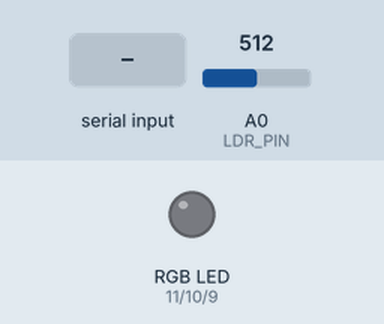
Simulated run of this sketch. Board: Arduino Uno, built with avr-gcc and run on an emulated ATmega328P. On the bench: an RGB LED mixed from three pins (HIGH = lit). Inputs (shaded band) come from the test bench; at power-on: A0 (LDR_PIN) = 512. Dim RGB values are drawn brighter than linear; what the sketch prints to the serial monitor is not drawn.

Above: at 2.1 s.
2.2 s: "R90\n" received over Serial
At 2.7 s:
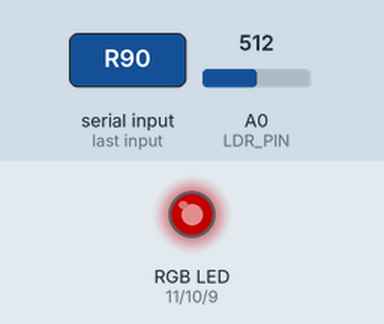
3.7 s: "R,45\n" received over Serial
At 5.1 s:
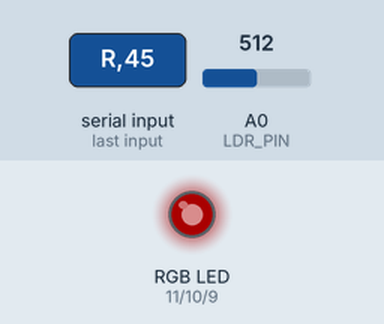
Timing chart, 0 to 6.7 s (numbered marks = the images above; inputs shaded):
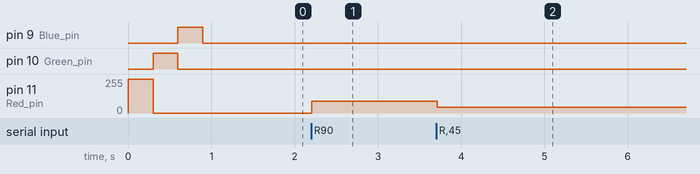

The sketch:

send_and_Receive.ino
```cpp
//defining Pins for LED
int Red_pin =11;
int Green_pin=10;
int Blue_pin=9;
//LDR Pin
int LDR_PIN= A0;

//variables
int RED_Value;
int GREEN_Value;
int BLUE_Value;
//LDR variables
int LDR_Value ;
//creating a function in order to controll the color of LED

void ControlColor(int Red, int Green, int Blue){
  analogWrite(Red_pin, Red);
  analogWrite(Green_pin, Green);
  analogWrite(Blue_pin, Blue);

}

void setup(){
  Serial.begin(9600);
  pinMode(Red_pin, OUTPUT);
  pinMode(Green_pin, OUTPUT);
  pinMode(Blue_pin, OUTPUT);
//  checking The LED at the First
//Trun on Red at Full Brightness
  analogWrite(Red_pin, 255);
  analogWrite(Green_pin, 0);
  analogWrite(Blue_pin, 0);
  delay(300);
//  Trun on the Blue at Full Brightness
  analogWrite(Red_pin, 0);
  analogWrite(Green_pin, 255);
  analogWrite(Blue_pin, 0);
  delay(300);
//  Turn on Green At Full Brightness
  analogWrite(Red_pin, 0);
  analogWrite(Green_pin, 0);
  analogWrite(Blue_pin, 255);
  delay(300);
//  Turn off All
  analogWrite(Red_pin, 0);
  analogWrite(Green_pin, 0);
  analogWrite(Blue_pin, 0);
}
void loop(){
//  Reading data from LDR light dependent Resistor
  LDR_Value=analogRead(LDR_PIN);
  Serial.println(LDR_Value);
  delay(10);

//  checking if Serial is available or not
if (Serial.available()>0){
//Reading The Red color Value
  if (Serial.read()=='R'){ //R200
//    R200G20B0
    RED_Value = Serial.parseInt();
//    Reading R ends
  }
//Reading the Green Color Value
if (Serial.read()=='G'){
GREEN_Value=Serial.parseInt();
//reading G ends
}
//Reading the Blue Color Value
if (Serial.read()=='B'){
  BLUE_Value = Serial.parseInt();
//  reading B ends
}

ControlColor(RED_Value, GREEN_Value, BLUE_Value);
delay(10);

//Serail Available Ends
}

  //Setup Ends
}
```

Measured:
- after the input at 2.2 s, pin 11 (Red_pin): 0/255 → 90/255 at once
- after the input at 3.7 s, pin 11 (Red_pin): 90/255 → 45/255 at once
